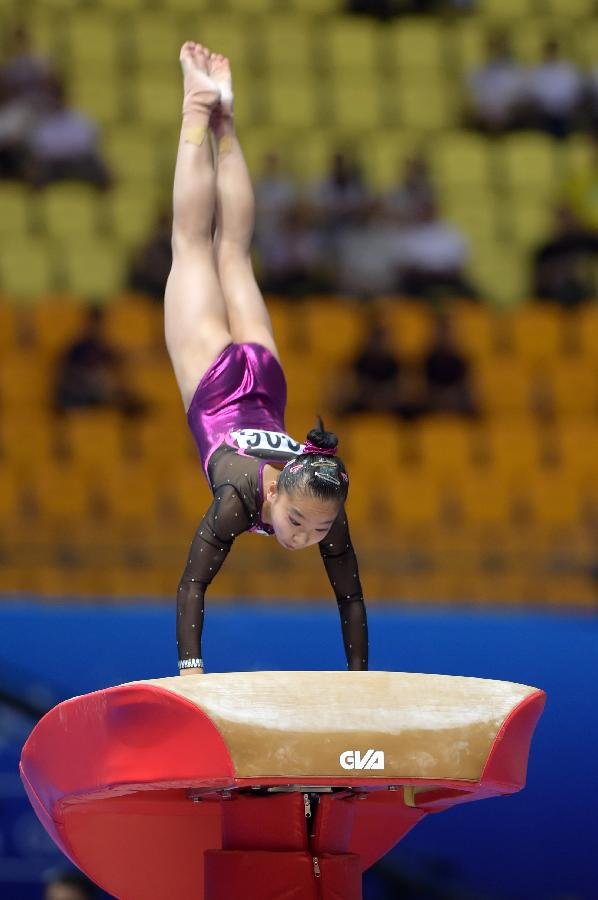
#> input picture 第19組_0416/Back.jpg, 598 x 900 px
$ python Quiz_0416.py
#> lines starting #> are read from the running program, lines starting #| are printed output that depends on the picture; after the words box and inside, x2 and y2 are one past the last pixel; in counts of white or black regions, pixels touching at a corner belong together
# -*- coding: utf-8 -*-
"""
Created on Mon Apr 16 10:55:23 2018

@author: shiweiqiang

2018.4.16 Multimedia Class
"""

# 1000-1100
import numpy
from PIL import Image

print("Use 3 point to cal out the transformation")
'''
background    new
(22,754)  => (41,44)
(294,676) => (85,20)
(550,754) => (125,57)
'''


#lemon pic
a = numpy.array([
    [22, 754, 0, 0, 1, 0],
    [0, 0, 22, 754, 0, 1],
    [294, 676, 0, 0, 1, 0],
    [0, 0, 294, 676, 0, 1],
    [550, 754, 0, 0, 1, 0],
    [0, 0, 550, 754, 0, 1]
])
# background
b = numpy.array([41,44,85,20,125,57])
c = numpy.linalg.solve(a,b)
print(c)

pic1 = Image.open("Back.jpg")
#> pic1 is the input picture: PIL image 598x900 RGB; mean R, G, B 110.2, 84, 66.3
pic2 = Image.open("lemonS.jpg")
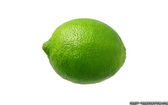
#> input picture 第19組_0416/lemonS.jpg, 168 x 105 px
#> pic2 is the input picture: PIL image 168x105 RGB; mean R, G, B 217.4, 229.1, 201.8

wMax, hMax = pic1.size
#> wMax = 598; hMax = 900
w,h = pic2.size
#> w = 168; h = 105

apic1 = numpy.array(pic1)
apic2 = numpy.array(pic2)


for i in range(hMax):# control row
    for j in range(wMax):# control col
        src = numpy.array([
            [j,i,0,0,1,0],
            [0,0,j,i,0,1]
        ])
        ans = numpy.round(numpy.matmul(src,c),0)
        #
        if ans[1] >= h or ans[0] >= w:
            continue # over range
        if ans[1] < 0 or ans[0] < 0:
            continue # over range
        r, g, b = apic2[int(ans[1]),int(ans[0])]
        if r >= 200 and g >= 200 and b >= 200:
            continue

        apic1[i,j] = apic2[int(ans[1]),int(ans[0])]
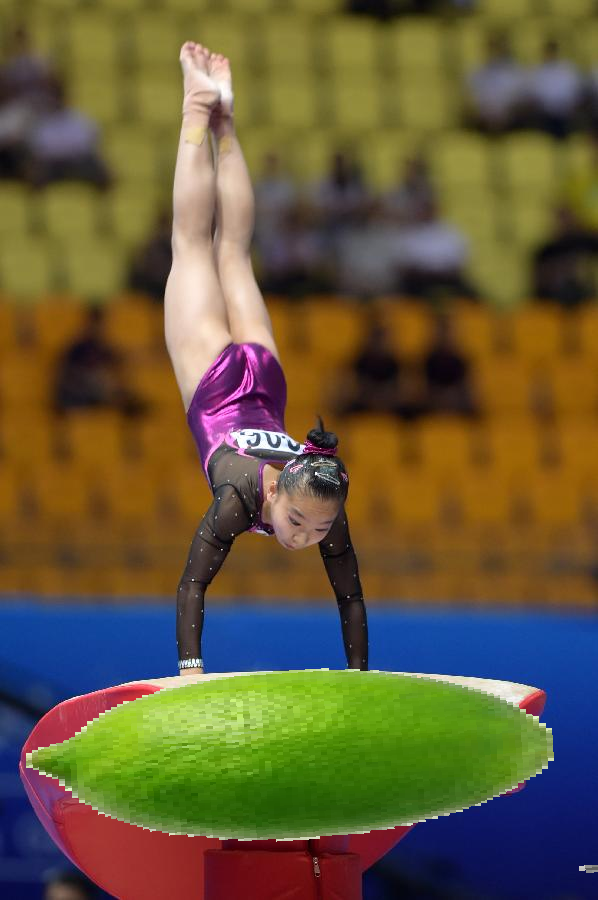
#> apic1: shape (900, 598, 3); 12.39% of pixels changed, all inside (x1, y1, x2, y2) = (26, 668, 598, 873)

solve_Img = Image.fromarray(apic1, mode="RGB")
solve_Img.save("save.jpg")
